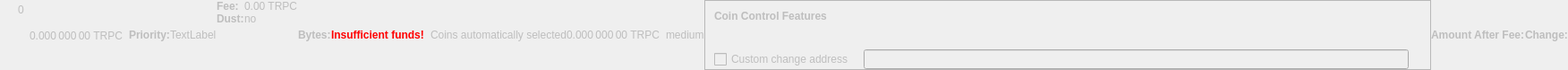
    <widget class="QWidget" name="dummyHideWidget" native="true">
     <property name="enabled">
      <bool>false</bool>
     </property>
     <property name="maximumSize">
      <size>
       <width>100</width>
       <height>22</height>
      </size>
     </property>
     <layout class="QHBoxLayout" name="dummyHideLayout">
      <property name="spacing">
       <number>0</number>
      </property>
      <property name="leftMargin">
       <number>0</number>
      </property>
      <property name="topMargin">
       <number>0</number>
      </property>
      <property name="rightMargin">
       <number>0</number>
      </property>
      <property name="bottomMargin">
       <number>0</number>
      </property>
      <item>
       <layout class="QFormLayout" name="formLayoutCoinControl1">
        <property name="horizontalSpacing">
         <number>10</number>
        </property>
        <property name="verticalSpacing">
         <number>14</number>
        </property>
        <property name="leftMargin">
         <number>10</number>
        </property>
        <property name="topMargin">
         <number>4</number>
        </property>
        <property name="rightMargin">
         <number>6</number>
        </property>
        <item row="0" column="1">
         <widget class="QLabel" name="labelCoinControlBytes">
          <property name="cursor">
           <cursorShape>IBeamCursor</cursorShape>
          </property>
          <property name="contextMenuPolicy">
           <enum>Qt::ActionsContextMenu</enum>
          </property>
          <property name="text">
           <string notr="true">0</string>
          </property>
          <property name="textInteractionFlags">
           <set>Qt::LinksAccessibleByMouse|Qt::TextSelectableByKeyboard|Qt::TextSelectableByMouse</set>
          </property>
         </widget>
        </item>
       </layout>
      </item>
      <item>
       <widget class="QLabel" name="labelCoinControlAfterFee">
        <property name="enabled">
         <bool>false</bool>
        </property>
        <property name="sizePolicy">
         <sizepolicy hsizetype="Fixed" vsizetype="Fixed">
          <horstretch>0</horstretch>
          <verstretch>0</verstretch>
         </sizepolicy>
        </property>
        <property name="minimumSize">
         <size>
          <width>111</width>
          <height>12</height>
         </size>
        </property>
        <property name="maximumSize">
         <size>
          <width>111</width>
          <height>12</height>
         </size>
        </property>
        <property name="cursor">
         <cursorShape>IBeamCursor</cursorShape>
        </property>
        <property name="contextMenuPolicy">
         <enum>Qt::ActionsContextMenu</enum>
        </property>
        <property name="text">
         <string notr="true">0.000 000 00 TRPC</string>
        </property>
        <property name="textInteractionFlags">
         <set>Qt::LinksAccessibleByMouse|Qt::TextSelectableByKeyboard|Qt::TextSelectableByMouse</set>
        </property>
       </widget>
      </item>
      <item>
       <widget class="QLabel" name="labelCoinControlPriorityText">
        <property name="enabled">
         <bool>false</bool>
        </property>
        <property name="font">
         <font>
          <weight>75</weight>
          <bold>true</bold>
         </font>
        </property>
        <property name="text">
         <string>Priority:</string>
        </property>
       </widget>
      </item>
      <item>
       <layout class="QHBoxLayout" name="horizontalLayout">
        <item>
         <widget class="QLabel" name="WarningLabel">
          <property name="text">
           <string>TextLabel</string>
          </property>
         </widget>
        </item>
       </layout>
      </item>
      <item>
       <layout class="QFormLayout" name="formLayoutCoinControl3">
        <property name="horizontalSpacing">
         <number>0</number>
        </property>
        <property name="verticalSpacing">
         <number>0</number>
        </property>
        <property name="leftMargin">
         <number>0</number>
        </property>
        <property name="topMargin">
         <number>0</number>
        </property>
        <property name="rightMargin">
         <number>0</number>
        </property>
        <item row="0" column="0">
         <widget class="QLabel" name="labelCoinControlFeeText">
          <property name="enabled">
           <bool>false</bool>
          </property>
          <property name="font">
           <font>
            <weight>75</weight>
            <bold>true</bold>
           </font>
          </property>
          <property name="text">
           <string>Fee:</string>
          </property>
          <property name="margin">
           <number>0</number>
          </property>
         </widget>
        </item>
        <item row="0" column="1">
         <widget class="QLabel" name="labelCoinControlFee">
          <property name="enabled">
           <bool>false</bool>
          </property>
          <property name="cursor">
           <cursorShape>IBeamCursor</cursorShape>
          </property>
          <property name="contextMenuPolicy">
           <enum>Qt::ActionsContextMenu</enum>
          </property>
          <property name="text">
           <string notr="true">0.00 TRPC</string>
          </property>
          <property name="textInteractionFlags">
           <set>Qt::LinksAccessibleByMouse|Qt::TextSelectableByKeyboard|Qt::TextSelectableByMouse</set>
          </property>
         </widget>
        </item>
        <item row="1" column="0">
         <widget class="QLabel" name="labelCoinControlLowOutputText">
          <property name="enabled">
           <bool>false</bool>
          </property>
          <property name="font">
           <font>
            <weight>75</weight>
            <bold>true</bold>
           </font>
          </property>
          <property name="text">
           <string>Dust:</string>
          </property>
         </widget>
        </item>
        <item row="1" column="1">
         <widget class="QLabel" name="labelCoinControlLowOutput">
          <property name="enabled">
           <bool>false</bool>
          </property>
          <property name="cursor">
           <cursorShape>IBeamCursor</cursorShape>
          </property>
          <property name="contextMenuPolicy">
           <enum>Qt::ActionsContextMenu</enum>
          </property>
          <property name="text">
           <string>no</string>
          </property>
          <property name="textInteractionFlags">
           <set>Qt::LinksAccessibleByMouse|Qt::TextSelectableByKeyboard|Qt::TextSelectableByMouse</set>
          </property>
         </widget>
        </item>
       </layout>
      </item>
      <item>
       <widget class="QLabel" name="labelCoinControlBytesText">
        <property name="enabled">
         <bool>false</bool>
        </property>
        <property name="font">
         <font>
          <weight>75</weight>
          <bold>true</bold>
         </font>
        </property>
        <property name="text">
         <string>Bytes:</string>
        </property>
       </widget>
      </item>
      <item>
       <layout class="QFormLayout" name="formLayoutCoinControl2">
        <property name="horizontalSpacing">
         <number>0</number>
        </property>
        <property name="verticalSpacing">
         <number>0</number>
        </property>
        <property name="leftMargin">
         <number>0</number>
        </property>
        <property name="topMargin">
         <number>0</number>
        </property>
        <property name="rightMargin">
         <number>0</number>
        </property>
       </layout>
      </item>
      <item>
       <layout class="QHBoxLayout" name="horizontalLayoutCoinControl2">
        <property name="spacing">
         <number>0</number>
        </property>
        <property name="bottomMargin">
         <number>0</number>
        </property>
       </layout>
      </item>
      <item>
       <widget class="QLabel" name="labelCoinControlInsuffFunds">
        <property name="enabled">
         <bool>false</bool>
        </property>
        <property name="minimumSize">
         <size>
          <width>0</width>
          <height>0</height>
         </size>
        </property>
        <property name="font">
         <font>
          <weight>75</weight>
          <bold>true</bold>
         </font>
        </property>
        <property name="styleSheet">
         <string notr="true">color:red;font-weight:bold;</string>
        </property>
        <property name="text">
         <string>Insufficient funds!</string>
        </property>
        <property name="margin">
         <number>5</number>
        </property>
       </widget>
      </item>
      <item>
       <layout class="QFormLayout" name="formLayoutCoinControl4">
        <property name="horizontalSpacing">
         <number>0</number>
        </property>
        <property name="verticalSpacing">
         <number>0</number>
        </property>
        <property name="leftMargin">
         <number>0</number>
        </property>
        <property name="topMargin">
         <number>0</number>
        </property>
        <property name="rightMargin">
         <number>0</number>
        </property>
       </layout>
      </item>
      <item>
       <widget class="QLabel" name="labelCoinControlChangeLabel">
        <property name="enabled">
         <bool>false</bool>
        </property>
        <property name="sizePolicy">
         <sizepolicy hsizetype="Preferred" vsizetype="Expanding">
          <horstretch>0</horstretch>
          <verstretch>0</verstretch>
         </sizepolicy>
        </property>
        <property name="minimumSize">
         <size>
          <width>0</width>
          <height>0</height>
         </size>
        </property>
        <property name="text">
         <string/>
        </property>
        <property name="margin">
         <number>3</number>
        </property>
       </widget>
      </item>
      <item>
       <widget class="QLabel" name="labelCoinControlAutomaticallySelected">
        <property name="enabled">
         <bool>false</bool>
        </property>
        <property name="sizePolicy">
         <sizepolicy hsizetype="Fixed" vsizetype="Fixed">
          <horstretch>0</horstretch>
          <verstretch>0</verstretch>
         </sizepolicy>
        </property>
        <property name="minimumSize">
         <size>
          <width>0</width>
          <height>0</height>
         </size>
        </property>
        <property name="maximumSize">
         <size>
          <width>240</width>
          <height>16777215</height>
         </size>
        </property>
        <property name="text">
         <string>Coins automatically selected</string>
        </property>
        <property name="margin">
         <number>5</number>
        </property>
       </widget>
      </item>
      <item>
       <widget class="QLabel" name="labelCoinControlChange">
        <property name="enabled">
         <bool>false</bool>
        </property>
        <property name="sizePolicy">
         <sizepolicy hsizetype="Fixed" vsizetype="Fixed">
          <horstretch>0</horstretch>
          <verstretch>0</verstretch>
         </sizepolicy>
        </property>
        <property name="minimumSize">
         <size>
          <width>111</width>
          <height>0</height>
         </size>
        </property>
        <property name="maximumSize">
         <size>
          <width>111</width>
          <height>16777215</height>
         </size>
        </property>
        <property name="cursor">
         <cursorShape>IBeamCursor</cursorShape>
        </property>
        <property name="contextMenuPolicy">
         <enum>Qt::ActionsContextMenu</enum>
        </property>
        <property name="text">
         <string notr="true">0.000 000 00 TRPC</string>
        </property>
        <property name="textInteractionFlags">
         <set>Qt::LinksAccessibleByMouse|Qt::TextSelectableByKeyboard|Qt::TextSelectableByMouse</set>
        </property>
       </widget>
      </item>
      <item>
       <widget class="QLabel" name="labelCoinControlPriority">
        <property name="enabled">
         <bool>false</bool>
        </property>
        <property name="cursor">
         <cursorShape>IBeamCursor</cursorShape>
        </property>
        <property name="contextMenuPolicy">
         <enum>Qt::ActionsContextMenu</enum>
        </property>
        <property name="text">
         <string>medium</string>
        </property>
        <property name="textInteractionFlags">
         <set>Qt::LinksAccessibleByMouse|Qt::TextSelectableByKeyboard|Qt::TextSelectableByMouse</set>
        </property>
       </widget>
      </item>
      <item>
       <widget class="QFrame" name="frameCoinControl">
        <property name="sizePolicy">
         <sizepolicy hsizetype="Expanding" vsizetype="Expanding">
          <horstretch>0</horstretch>
          <verstretch>0</verstretch>
         </sizepolicy>
        </property>
        <property name="maximumSize">
         <size>
          <width>16777215</width>
          <height>16777215</height>
         </size>
        </property>
        <property name="frameShape">
         <enum>QFrame::StyledPanel</enum>
        </property>
        <property name="frameShadow">
         <enum>QFrame::Sunken</enum>
        </property>
        <layout class="QVBoxLayout" name="verticalLayoutCoinControl2_2">
         <property name="spacing">
          <number>0</number>
         </property>
         <property name="leftMargin">
          <number>0</number>
         </property>
         <property name="topMargin">
          <number>0</number>
         </property>
         <property name="rightMargin">
          <number>0</number>
         </property>
         <property name="bottomMargin">
          <number>0</number>
         </property>
         <item>
          <layout class="QVBoxLayout" name="verticalLayoutCoinControl" stretch="0,0,0,1">
           <property name="spacing">
            <number>0</number>
           </property>
           <property name="leftMargin">
            <number>10</number>
           </property>
           <property name="topMargin">
            <number>10</number>
           </property>
           <item>
            <layout class="QHBoxLayout" name="horizontalLayoutCoinControl1">
             <property name="bottomMargin">
              <number>15</number>
             </property>
             <item>
              <widget class="QLabel" name="labelCoinControlFeatures">
               <property name="enabled">
                <bool>false</bool>
               </property>
               <property name="sizePolicy">
                <sizepolicy hsizetype="Preferred" vsizetype="Maximum">
                 <horstretch>0</horstretch>
                 <verstretch>0</verstretch>
                </sizepolicy>
               </property>
               <property name="font">
                <font>
                 <weight>75</weight>
                 <bold>true</bold>
                </font>
               </property>
               <property name="styleSheet">
                <string notr="true">font-weight:bold;</string>
               </property>
               <property name="text">
                <string>Coin Control Features</string>
               </property>
              </widget>
             </item>
            </layout>
           </item>
           <item>
            <widget class="QWidget" name="widgetCoinControl" native="true">
             <property name="sizePolicy">
              <sizepolicy hsizetype="Preferred" vsizetype="Preferred">
               <horstretch>0</horstretch>
               <verstretch>0</verstretch>
              </sizepolicy>
             </property>
             <property name="minimumSize">
              <size>
               <width>0</width>
               <height>0</height>
              </size>
             </property>
             <property name="styleSheet">
              <string notr="true"/>
             </property>
             <layout class="QHBoxLayout" name="horizontalLayoutCoinControl5_2">
              <property name="leftMargin">
               <number>0</number>
              </property>
              <property name="topMargin">
               <number>0</number>
              </property>
              <property name="rightMargin">
               <number>0</number>
              </property>
              <property name="bottomMargin">
               <number>0</number>
              </property>
              <item>
               <layout class="QHBoxLayout" name="horizontalLayoutCoinControl3">
                <property name="spacing">
                 <number>20</number>
                </property>
                <property name="topMargin">
                 <number>0</number>
                </property>
                <property name="bottomMargin">
                 <number>10</number>
                </property>
               </layout>
              </item>
             </layout>
            </widget>
           </item>
           <item>
            <layout class="QHBoxLayout" name="horizontalLayoutCoinControl4" stretch="0,0,0">
             <property name="spacing">
              <number>12</number>
             </property>
             <property name="sizeConstraint">
              <enum>QLayout::SetDefaultConstraint</enum>
             </property>
             <property name="topMargin">
              <number>5</number>
             </property>
             <property name="rightMargin">
              <number>5</number>
             </property>
             <item>
              <widget class="QCheckBox" name="checkBoxCoinControlChange">
               <property name="enabled">
                <bool>false</bool>
               </property>
               <property name="toolTip">
                <string>If this is activated, but the change address is empty or invalid, change will be sent to a newly generated address.</string>
               </property>
               <property name="text">
                <string>Custom change address</string>
               </property>
              </widget>
             </item>
             <item>
              <widget class="QValidatedLineEdit" name="lineEditCoinControlChange">
               <property name="enabled">
                <bool>false</bool>
               </property>
               <property name="sizePolicy">
                <sizepolicy hsizetype="Expanding" vsizetype="Fixed">
                 <horstretch>0</horstretch>
                 <verstretch>0</verstretch>
                </sizepolicy>
               </property>
              </widget>
             </item>
             <item>
              <widget class="QLabel" name="labelCoinControlChangeLabel_2">
               <property name="sizePolicy">
                <sizepolicy hsizetype="Preferred" vsizetype="Expanding">
                 <horstretch>0</horstretch>
                 <verstretch>0</verstretch>
                </sizepolicy>
               </property>
               <property name="minimumSize">
                <size>
                 <width>0</width>
                 <height>0</height>
                </size>
               </property>
               <property name="text">
                <string/>
               </property>
               <property name="margin">
                <number>3</number>
               </property>
              </widget>
             </item>
            </layout>
           </item>
           <item>
            <spacer name="verticalSpacerCoinControl">
             <property name="orientation">
              <enum>Qt::Vertical</enum>
             </property>
             <property name="sizeHint" stdset="0">
              <size>
               <width>800</width>
               <height>1</height>
              </size>
             </property>
            </spacer>
           </item>
          </layout>
         </item>
        </layout>
       </widget>
      </item>
      <item>
       <widget class="QLabel" name="labelCoinControlAfterFeeText">
        <property name="enabled">
         <bool>false</bool>
        </property>
        <property name="minimumSize">
         <size>
          <width>0</width>
          <height>0</height>
         </size>
        </property>
        <property name="maximumSize">
         <size>
          <width>16777215</width>
          <height>16777215</height>
         </size>
        </property>
        <property name="font">
         <font>
          <weight>75</weight>
          <bold>true</bold>
         </font>
        </property>
        <property name="text">
         <string>Amount After Fee:</string>
        </property>
        <property name="alignment">
         <set>Qt::AlignLeading|Qt::AlignLeft|Qt::AlignVCenter</set>
        </property>
        <property name="margin">
         <number>0</number>
        </property>
       </widget>
      </item>
      <item>
       <widget class="QLabel" name="labelCoinControlChangeText">
        <property name="enabled">
         <bool>false</bool>
        </property>
        <property name="sizePolicy">
         <sizepolicy hsizetype="Preferred" vsizetype="Preferred">
          <horstretch>0</horstretch>
          <verstretch>0</verstretch>
         </sizepolicy>
        </property>
        <property name="minimumSize">
         <size>
          <width>0</width>
          <height>0</height>
         </size>
        </property>
        <property name="maximumSize">
         <size>
          <width>16777215</width>
          <height>16777215</height>
         </size>
        </property>
        <property name="font">
         <font>
          <weight>75</weight>
          <bold>true</bold>
         </font>
        </property>
        <property name="text">
         <string>Change:</string>
        </property>
        <property name="alignment">
         <set>Qt::AlignLeading|Qt::AlignLeft|Qt::AlignVCenter</set>
        </property>
       </widget>
      </item>
     </layout>
    </widget>
